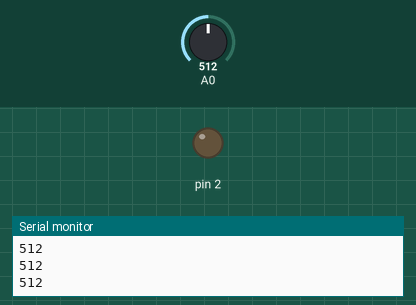
A sketch run on a simulated Arduino Uno, built with avr-gcc and run on an emulated ATmega328P. Shown: output pins drawn as LEDs (lit = HIGH), the last lines printed to the serial monitor. Inputs (shaded band) come from the test bench; at power-on: A0 = 512.

Above: at 1.2 s.
1.3 s: A0 set to 890
2.8 s: A0 set to 907
At 4.2 s:
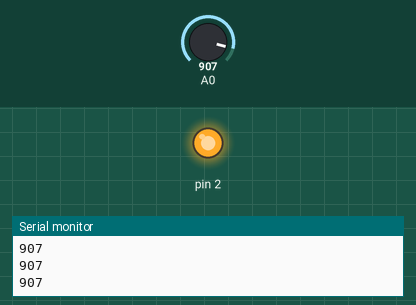
4.5 s: A0 set to 900
At 5.5 s:
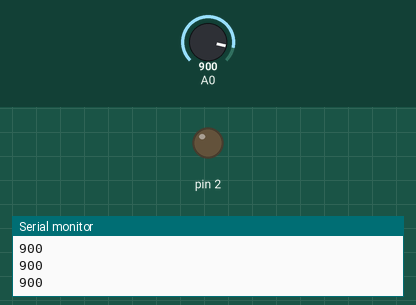
6.0 s: A0 set to 1023
At 6.7 s:
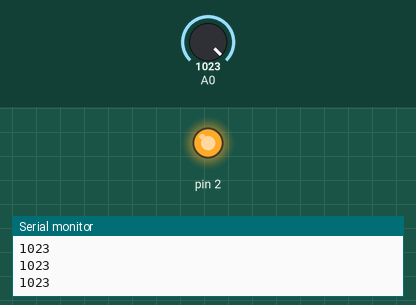
Timing chart, 0 to 8.5 s (numbered marks = the images above; inputs shaded):
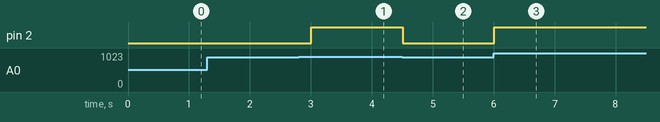

Measured:
- the behaviour switches between 900 and 901 on A0 (found by bisection; images 0 and 1)
- after the input at 2.8 s, pin 2: LOW → HIGH after 0.20 s
- after the input at 4.5 s, pin 2: HIGH → LOW at once
- after the input at 6.0 s, pin 2: LOW → HIGH at once

The sketch:

Khi__nh_s_ng_chi_u_v_o_RELAY_b_o.ino
```cpp
void setup() {
  pinMode(A0, INPUT);
  pinMode(2, OUTPUT);
  Serial.begin(9600);

}

void loop() {
  Serial.println(analogRead(A0));
  delay(300);
  if(analogRead(A0)>900){
    digitalWrite(2, 1);
  }
  else
    digitalWrite(2, 0);
}
```
